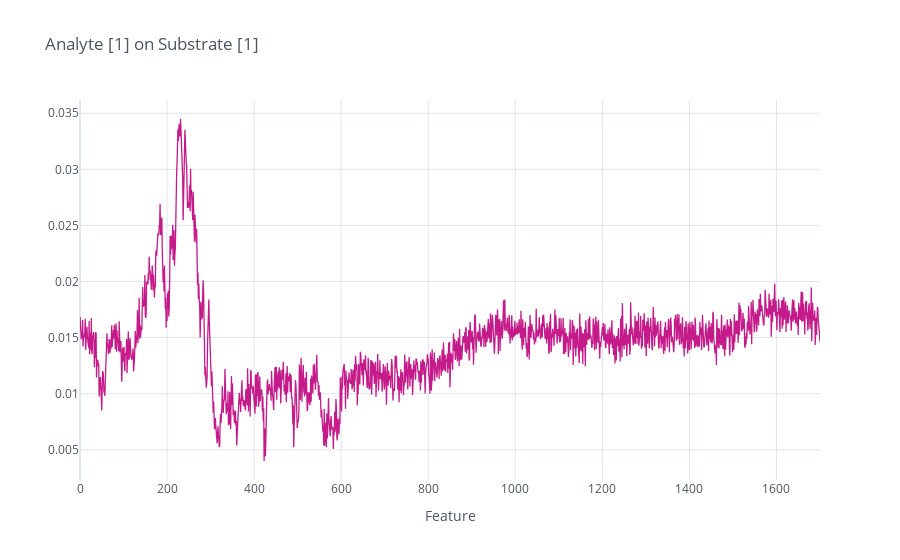

Notebook cell for this chart:
### Code cell
# analyte 1 (dibenzoyl peroxide) on substrate 1 (soda-lime glass), 0.1% noise
plot_instance(0)

### Figure 1 — Plotly figure (JSON) as saved in the notebook; plotly's stock layout.template omitted (floating-point values rounded to 4 significant figures; data arrays with more than 128 entries replaced by an {"elided": "..."} marker saying what was removed)
{"data": [{"line": {"color": "rgba(197, 27, 138, 1.0)", "dash": "solid", "shape": "linear", "width": 1.3}, "mode": "lines", "name": "0", "text": "", "type": "scatter", "x": {"elided": "1701 int values"}, "y": {"elided": "1701 float values"}}], "layout": {"legend": {"bgcolor": "#FFFFFF", "font": {"color": "#4D5663"}}, "paper_bgcolor": "#FFFFFF", "plot_bgcolor": "#FFFFFF", "title": {"font": {"color": "#4D5663"}, "text": "Analyte [1] on Substrate [1]"}, "xaxis": {"gridcolor": "#E1E5ED", "showgrid": true, "tickfont": {"color": "#4D5663"}, "title": {"font": {"color": "#4D5663"}, "text": "Feature"}, "zerolinecolor": "#E1E5ED"}, "yaxis": {"gridcolor": "#E1E5ED", "showgrid": true, "tickfont": {"color": "#4D5663"}, "title": {"font": {"color": "#4D5663"}, "text": ""}, "zerolinecolor": "#E1E5ED"}}}
